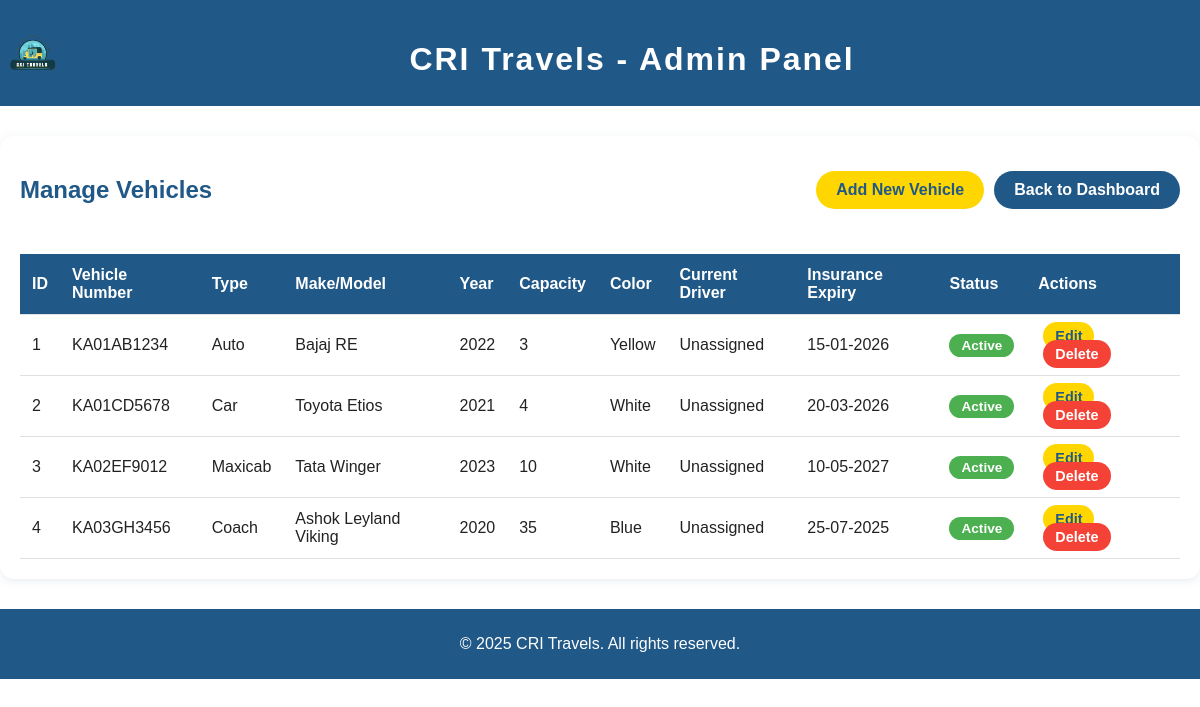
Page /admin/manage_vehicles.php (signed in) on the committed database.
### tables this page shows
CREATE TABLE IF NOT EXISTS vehicles (
    id INT AUTO_INCREMENT PRIMARY KEY,
    vehicle_number VARCHAR(20) UNIQUE NOT NULL,
    vehicle_type ENUM('auto', 'maxicab', 'car', 'coach') NOT NULL,
    make VARCHAR(50),
    model VARCHAR(50),
    year INT,
    capacity INT NOT NULL,
    color VARCHAR(30),
    registration_date DATE,
    insurance_expiry DATE,
    status ENUM('active', 'maintenance', 'inactive') DEFAULT 'active',
    current_driver_id INT,
    created_at TIMESTAMP DEFAULT CURRENT_TIMESTAMP,
    updated_at TIMESTAMP DEFAULT CURRENT_TIMESTAMP ON UPDATE CURRENT_TIMESTAMP,
    FOREIGN KEY (current_driver_id) REFERENCES users(id) ON DELETE SET NULL
);

### admin/manage_vehicles.php (the view, shortened to what this page needs)
<?php
$conn = getDBConnection();
$query = "SELECT v.*, u.full_name as driver_name, u.phone as driver_phone
          FROM vehicles v
          LEFT JOIN users u ON v.current_driver_id = u.id
          ORDER BY v.created_at DESC";
$result = $conn->query($query);
?>
<!DOCTYPE html>
<html lang="en">
<head>
    <link rel="stylesheet" href="../styles.css">
</head>
<body>
    <header>
        <img src="../img/logo.png" alt="logo">
        <h1>CRI Travels - Admin Panel</h1>
    </header>
    <div class="container">
        <div class="header-section">
            <h2 style="color: #205887;">Manage Vehicles</h2>
            <div class="button-group">
                <a href="add_vehicle.php" class="add-btn">Add New Vehicle</a>
                <a href="dashboard.php" class="back-btn">Back to Dashboard</a>
            </div>
        </div>
        <table>
            <thead>
                <tr>
                    <th>ID</th>
                    <th>Vehicle Number</th>
                    <th>Type</th>
                    <th>Make/Model</th>
                    <th>Year</th>
                    <th>Capacity</th>
                    <th>Color</th>
                    <th>Current Driver</th>
                    <th>Insurance Expiry</th>
                    <th>Status</th>
                    <th>Actions</th>
                </tr>
            </thead>
            <tbody>
                <?php while ($vehicle = $result->fetch_assoc()): ?>
                <tr>
                    <td><?php echo $vehicle['id']; ?></td>
                    <td><?php echo htmlspecialchars($vehicle['vehicle_number']); ?></td>
                    <td><?php echo ucfirst($vehicle['vehicle_type']); ?></td>
                    <td><?php echo htmlspecialchars($vehicle['make'] . ' ' . $vehicle['model']); ?></td>
                    <td><?php echo $vehicle['year']; ?></td>
                    <td><?php echo $vehicle['capacity']; ?></td>
                    <td><?php echo htmlspecialchars($vehicle['color']); ?></td>
                    <td><?php echo htmlspecialchars($vehicle['driver_name'] ?? 'Unassigned'); ?></td>
                    <td><?php echo date('d-m-Y', strtotime($vehicle['insurance_expiry'])); ?></td>
                    <td>
                        <span class="status-badge status-<?php echo $vehicle['status']; ?>">
                            <?php echo ucfirst($vehicle['status']); ?>
                        </span>
                    </td>
                    <td>
                        <a href="edit_vehicle.php?id=<?php echo $vehicle['id']; ?>" class="action-btn edit-btn">Edit</a>
                        <a href="manage_vehicles.php?delete=<?php echo $vehicle['id']; ?>"
                           class="action-btn delete-btn"
                           onclick="return confirm('Are you sure you want to delete this vehicle?')">Delete</a>
                    </td>
                </tr>
                <?php endwhile; ?>
            </tbody>
        </table>
    </div>
    <footer>
        <p>&copy; 2025 CRI Travels. All rights reserved.</p>
    </footer>
</body>
</html>

### styles.css (style rules this page uses)
body { font-family: Arial, Helvetica, sans-serif; background-color: #fff; position: relative; color: #222; margin: 0; padding: 0; max-width: 100%; height: auto; }
body img { max-width: 100%; height: auto; }
header { background: #205887; color: #fff; padding: 20px 0; text-align: center; position: relative; }
header img { background: #205887; height: 50px; width: 0 auto; float: left; margin-right: auto; }
header h1 { margin-bottom: 8px; letter-spacing: 2px; font-size: 2rem; text-align: center; }
footer { background-color: #205887; color: #ffffff; padding: 10px; text-align: center; clear: both; position: relative; }

### admin/manage_vehicles.php (style rules this page uses)
.container { max-width: 1400px; margin: 30px auto; padding: 20px; background: #fff; border-radius: 14px; box-shadow: 0 2px 10px rgba(32,88,135,0.1); }
.header-section { display: flex; justify-content: space-between; align-items: center; margin-bottom: 30px; }
.back-btn, .add-btn { background: #205887; color: #fff; padding: 10px 20px; border-radius: 20px; text-decoration: none; font-weight: bold; }
.add-btn { background: #ffd600; color: #205887; }
.button-group { display: flex; gap: 10px; }
table { width: 100%; border-collapse: collapse; margin-top: 20px; }
th, td { padding: 12px; text-align: left; border-bottom: 1px solid #e0e0e0; }
th { background: #205887; color: #fff; font-weight: bold; }
.action-btn { padding: 6px 12px; margin: 0 5px; border-radius: 15px; text-decoration: none; font-size: 0.9rem; font-weight: bold; }
.edit-btn { background: #ffd600; color: #205887; }
.delete-btn { background: #f44336; color: #fff; }
.status-badge { padding: 4px 12px; border-radius: 12px; font-size: 0.85rem; font-weight: bold; }
.status-active { background: #4caf50; color: #fff; }

### rows in the picture
vehicles: id "1", vehicle_number "KA01AB1234", vehicle_type "Auto", make+model "Bajaj RE", year "2022", capacity "3", color "Yellow", driver_name "Unassigned", insurance_expiry "15-01-2026", status "Active"
vehicles: id "2", vehicle_number "KA01CD5678", vehicle_type "Car", make+model "Toyota Etios", year "2021", capacity "4", color "White", driver_name "Unassigned", insurance_expiry "20-03-2026", status "Active"
vehicles: id "3", vehicle_number "KA02EF9012", vehicle_type "Maxicab", make+model "Tata Winger", year "2023", capacity "10", color "White", driver_name "Unassigned", insurance_expiry "10-05-2027", status "Active"
vehicles: id "4", vehicle_number "KA03GH3456", vehicle_type "Coach", make+model "Ashok Leyland Viking", year "2020", capacity "35", color "Blue", driver_name "Unassigned", insurance_expiry "25-07-2025", status "Active"
